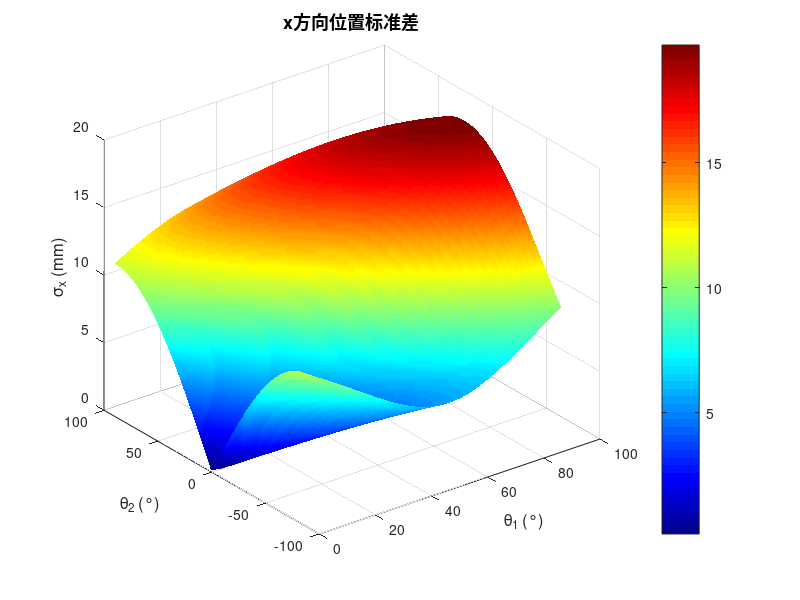
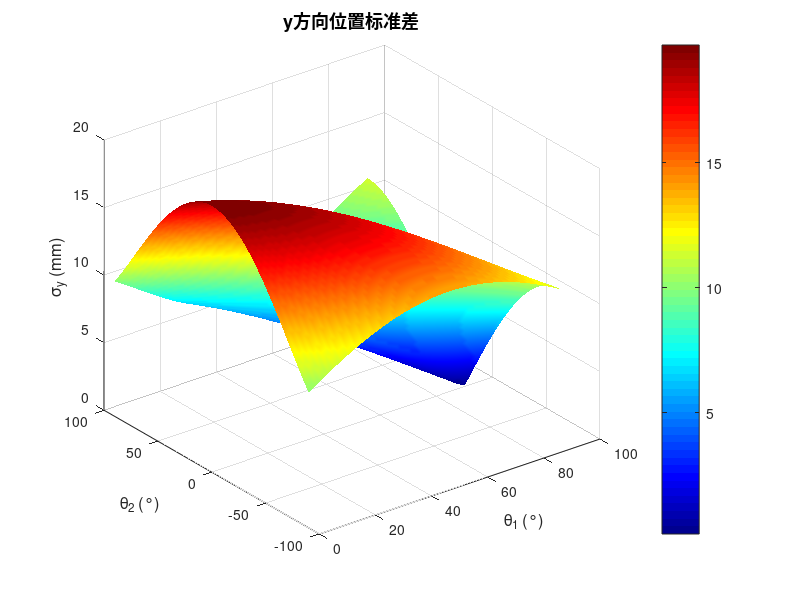
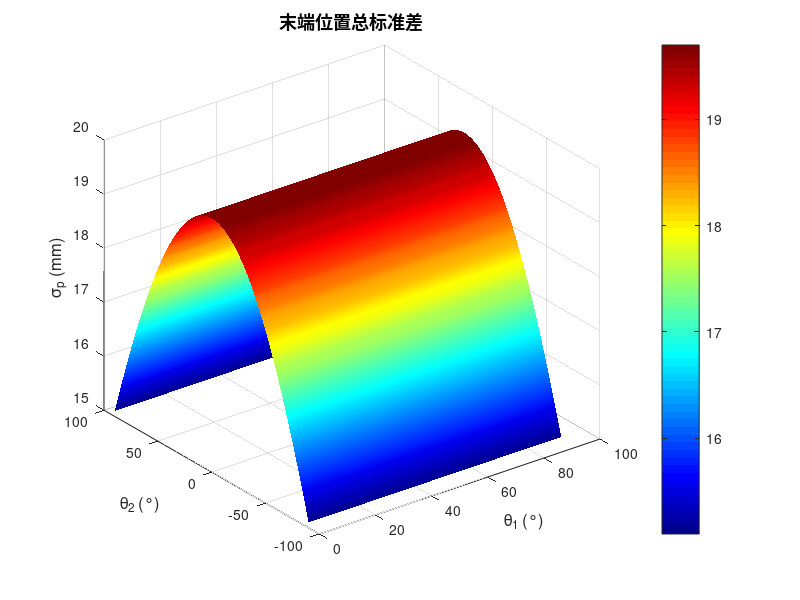

The MATLAB source for these figures, in order:
%% ============================================================
%  二自由度机械臂：关节角随机误差传播分析
%  两个关节角随机误差均服从 N(0, 0.01²)
%% ============================================================

clear; clc; close all;

%% 1. 参数设置
a1 = 1.0;           % 臂1长度 (m)
a2 = 0.8;           % 臂2长度 (m)
sigma_theta = 0.01; % 关节角随机误差标准差 (rad)

% 关节角范围
theta1 = linspace(0, pi/2, 100);      % 0~90°
theta2 = linspace(-pi/2, pi/2, 100);  % -90°~+90°
[TH1, TH2] = meshgrid(theta1, theta2);

%% 2. 随机误差传播公式推导
% 末端位置:
%   x = a1*cos(θ1) + a2*cos(θ1+θ2)
%   y = a1*sin(θ1) + a2*sin(θ1+θ2)
%
% 误差传播系数（偏导数）:
%   ∂x/∂θ1 = -a1*sin(θ1) - a2*sin(θ1+θ2)
%   ∂x/∂θ2 = -a2*sin(θ1+θ2)
%   ∂y/∂θ1 =  a1*cos(θ1) + a2*cos(θ1+θ2)
%   ∂y/∂θ2 =  a2*cos(θ1+θ2)
%
% 随机误差独立，方差合成:
%   σx² = (∂x/∂θ1)²·σθ1² + (∂x/∂θ2)²·σθ2²
%   σy² = (∂y/∂θ1)²·σθ1² + (∂y/∂θ2)²·σθ2²
%
% 总位置标准差:
%   σp = sqrt(σx² + σy²)

% 计算偏导数
dx_dth1 = -a1*sin(TH1) - a2*sin(TH1 + TH2);
dx_dth2 = -a2*sin(TH1 + TH2);
dy_dth1 =  a1*cos(TH1) + a2*cos(TH1 + TH2);
dy_dth2 =  a2*cos(TH1 + TH2);

% x方向方差
sigma_x2 = dx_dth1.^2 * sigma_theta^2 + dx_dth2.^2 * sigma_theta^2;
sigma_x = sqrt(sigma_x2);

% y方向方差
sigma_y2 = dy_dth1.^2 * sigma_theta^2 + dy_dth2.^2 * sigma_theta^2;
sigma_y = sqrt(sigma_y2);

% 总位置标准差
sigma_p = sqrt(sigma_x2 + sigma_y2);

fprintf('================ 随机误差传播分析 ================\n');
fprintf('臂长: a1=%.1fm, a2=%.1fm\n', a1, a2);
fprintf('关节角随机误差: σθ = %.4frad (%.3f°)\n', sigma_theta, rad2deg(sigma_theta));

%% 3. x方向标准差曲面
figure('Name', 'x方向标准差曲面', 'Position', [50 550 600 450]);

surf(rad2deg(TH1), rad2deg(TH2), sigma_x*1000, 'EdgeColor', 'none');
colorbar;
xlabel('\theta_1 (°)', 'FontSize', 12);
ylabel('\theta_2 (°)', 'FontSize', 12);
zlabel('\sigma_x (mm)', 'FontSize', 12);
title('x方向位置标准差', 'FontSize', 13);
colormap(jet);
shading interp;

fprintf('\nx方向标准差范围: %.4f ~ %.4f mm\n', min(sigma_x(:))*1000, max(sigma_x(:))*1000);

%% 4. y方向标准差曲面
figure('Name', 'y方向标准差曲面', 'Position', [700 550 600 450]);

surf(rad2deg(TH1), rad2deg(TH2), sigma_y*1000, 'EdgeColor', 'none');
colorbar;
xlabel('\theta_1 (°)', 'FontSize', 12);
ylabel('\theta_2 (°)', 'FontSize', 12);
zlabel('\sigma_y (mm)', 'FontSize', 12);
title('y方向位置标准差', 'FontSize', 13);
colormap(jet);
shading interp;

fprintf('y方向标准差范围: %.4f ~ %.4f mm\n', min(sigma_y(:))*1000, max(sigma_y(:))*1000);

%% 5. 总位置标准差曲面
figure('Name', '总位置标准差曲面', 'Position', [50 50 600 450]);

surf(rad2deg(TH1), rad2deg(TH2), sigma_p*1000, 'EdgeColor', 'none');
colorbar;
xlabel('\theta_1 (°)', 'FontSize', 12);
ylabel('\theta_2 (°)', 'FontSize', 12);
zlabel('\sigma_p (mm)', 'FontSize', 12);
title('末端位置总标准差', 'FontSize', 13);
colormap(jet);
shading interp;

fprintf('总位置标准差范围: %.4f ~ %.4f mm\n', min(sigma_p(:))*1000, max(sigma_p(:))*1000);

%% 6. 误差特性分析
fprintf('\n================ 误差特性分析 ================\n');

% 极值位置
[max_sig, max_idx] = max(sigma_p(:));
[max_i, max_j] = ind2sub(size(TH1), max_idx);
fprintf('最大总标准差: %.4f mm\n', max_sig*1000);
fprintf('  出现在 θ1=%.1f°, θ2=%.1f°\n', rad2deg(TH1(max_i,max_j)), rad2deg(TH2(max_i,max_j)));

[min_sig, min_idx] = min(sigma_p(:));
[min_i, min_j] = ind2sub(size(TH1), min_idx);
fprintf('最小总标准差: %.4f mm\n', min_sig*1000);
fprintf('  出现在 θ1=%.1f°, θ2=%.1f°\n', rad2deg(TH1(min_i,min_j)), rad2deg(TH2(min_i,min_j)));

% 理论验证
fprintf('\n理论验证:\n');
% 总方差 = [(dx_dth1)²+(dx_dth2)²+(dy_dth1)²+(dy_dth2)²] * σθ²
% 展开化简:
% (dx_dth1)²+(dy_dth1)² = a1² + a2² + 2*a1*a2*cos(θ2)
% (dx_dth2)²+(dy_dth2)² = a2²
% 所以: σp² = [a1² + 2*a2² + 2*a1*a2*cos(θ2)] * σθ²

fprintf('  理论公式: σp² = [a1² + 2a2² + 2a1·a2·cos(θ2)] · σθ²\n');
fprintf('  当θ2=0°时: σp = %.4f mm\n', sqrt(a1^2+2*a2^2+2*a1*a2)*sigma_theta*1000);
fprintf('  当θ2=±90°时: σp = %.4f mm\n', sqrt(a1^2+2*a2^2)*sigma_theta*1000);
fprintf('  当θ2=±180°时: σp = %.4f mm\n', sqrt(a1^2+2*a2^2-2*a1*a2)*sigma_theta*1000);
